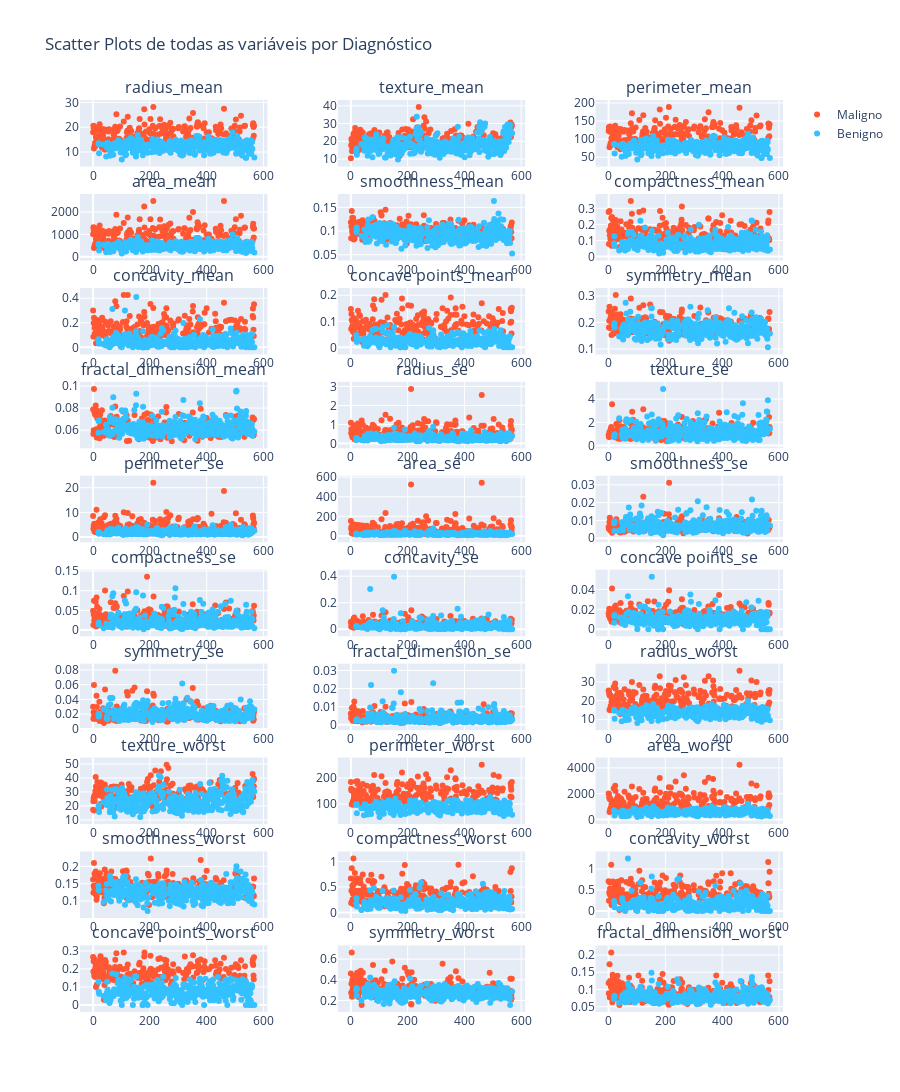

The notebook cell saved with this chart:
### Code cell
# Scatter plots em subplots para todas as variáveis
colunas_numericas = [col for col in df_dataset.select_dtypes(include=['float64', 'int64']).columns if col != 'id']
colunas_scatter = colunas_numericas

n_cols = 3
n_rows = (len(colunas_scatter) + n_cols - 1) // n_cols

fig = make_subplots(
    rows=n_rows,
    cols=n_cols,
    subplot_titles=colunas_scatter,
    vertical_spacing=0.03,    # Reduzido para caber em 15 linhas (< 0.071429)
    horizontal_spacing=0.1
)

for idx, coluna in enumerate(colunas_scatter):
    row = idx // n_cols + 1
    col = idx % n_cols + 1
    
    for diagnosis in df_dataset['diagnosis'].unique():
        df_filtrado = df_dataset[df_dataset['diagnosis'] == diagnosis]
        color = '#FF5733' if diagnosis == 'Maligno' else '#33C1FF'
        
        fig.add_trace(
            go.Scatter(
                x=df_filtrado.index,
                y=df_filtrado[coluna],
                mode='markers',
                name=diagnosis,
                marker=dict(color=color),
                showlegend=(idx == 0)
            ),
            row=row,
            col=col
        )

fig.update_layout(
    height=300 * n_rows, 
    title_text="Scatter Plots de todas as variáveis por Diagnóstico",
    showlegend=True
)
fig.show()

### Figure 1 — Plotly figure (JSON) as saved in the notebook; plotly's stock layout.template omitted (floating-point values rounded to 4 significant figures; data arrays with more than 128 entries replaced by an {"elided": "..."} marker saying what was removed)
{"data": [{"marker": {"color": "#FF5733"}, "mode": "markers", "name": "Maligno", "showlegend": true, "type": "scatter", "x": {"elided": "212 int values"}, "xaxis": "x", "y": {"elided": "212 float values"}, "yaxis": "y"}, {"marker": {"color": "#33C1FF"}, "mode": "markers", "name": "Benigno", "showlegend": true, "type": "scatter", "x": {"elided": "357 int values"}, "xaxis": "x", "y": {"elided": "357 float values"}, "yaxis": "y"}, {"marker": {"color": "#FF5733"}, "mode": "markers", "name": "Maligno", "showlegend": false, "type": "scatter", "x": {"elided": "212 int values"}, "xaxis": "x2", "y": {"elided": "212 float values"}, "yaxis": "y2"}, {"marker": {"color": "#33C1FF"}, "mode": "markers", "name": "Benigno", "showlegend": false, "type": "scatter", "x": {"elided": "357 int values"}, "xaxis": "x2", "y": {"elided": "357 float values"}, "yaxis": "y2"}, {"marker": {"color": "#FF5733"}, "mode": "markers", "name": "Maligno", "showlegend": false, "type": "scatter", "x": {"elided": "212 int values"}, "xaxis": "x3", "y": {"elided": "212 float values"}, "yaxis": "y3"}, {"marker": {"color": "#33C1FF"}, "mode": "markers", "name": "Benigno", "showlegend": false, "type": "scatter", "x": {"elided": "357 int values"}, "xaxis": "x3", "y": {"elided": "357 float values"}, "yaxis": "y3"}, {"marker": {"color": "#FF5733"}, "mode": "markers", "name": "Maligno", "showlegend": false, "type": "scatter", "x": {"elided": "212 int values"}, "xaxis": "x4", "y": {"elided": "212 float values"}, "yaxis": "y4"}, {"marker": {"color": "#33C1FF"}, "mode": "markers", "name": "Benigno", "showlegend": false, "type": "scatter", "x": {"elided": "357 int values"}, "xaxis": "x4", "y": {"elided": "357 float values"}, "yaxis": "y4"}, {"marker": {"color": "#FF5733"}, "mode": "markers", "name": "Maligno", "showlegend": false, "type": "scatter", "x": {"elided": "212 int values"}, "xaxis": "x5", "y": {"elided": "212 float values"}, "yaxis": "y5"}, {"marker": {"color": "#33C1FF"}, "mode": "markers", "name": "Benigno", "showlegend": false, "type": "scatter", "x": {"elided": "357 int values"}, "xaxis": "x5", "y": {"elided": "357 float values"}, "yaxis": "y5"}, {"marker": {"color": "#FF5733"}, "mode": "markers", "name": "Maligno", "showlegend": false, "type": "scatter", "x": {"elided": "212 int values"}, "xaxis": "x6", "y": {"elided": "212 float values"}, "yaxis": "y6"}, {"marker": {"color": "#33C1FF"}, "mode": "markers", "name": "Benigno", "showlegend": false, "type": "scatter", "x": {"elided": "357 int values"}, "xaxis": "x6", "y": {"elided": "357 float values"}, "yaxis": "y6"}, {"marker": {"color": "#FF5733"}, "mode": "markers", "name": "Maligno", "showlegend": false, "type": "scatter", "x": {"elided": "212 int values"}, "xaxis": "x7", "y": {"elided": "212 float values"}, "yaxis": "y7"}, {"marker": {"color": "#33C1FF"}, "mode": "markers", "name": "Benigno", "showlegend": false, "type": "scatter", "x": {"elided": "357 int values"}, "xaxis": "x7", "y": {"elided": "357 float values"}, "yaxis": "y7"}, {"marker": {"color": "#FF5733"}, "mode": "markers", "name": "Maligno", "showlegend": false, "type": "scatter", "x": {"elided": "212 int values"}, "xaxis": "x8", "y": {"elided": "212 float values"}, "yaxis": "y8"}, {"marker": {"color": "#33C1FF"}, "mode": "markers", "name": "Benigno", "showlegend": false, "type": "scatter", "x": {"elided": "357 int values"}, "xaxis": "x8", "y": {"elided": "357 float values"}, "yaxis": "y8"}, {"marker": {"color": "#FF5733"}, "mode": "markers", "name": "Maligno", "showlegend": false, "type": "scatter", "x": {"elided": "212 int values"}, "xaxis": "x9", "y": {"elided": "212 float values"}, "yaxis": "y9"}, {"marker": {"color": "#33C1FF"}, "mode": "markers", "name": "Benigno", "showlegend": false, "type": "scatter", "x": {"elided": "357 int values"}, "xaxis": "x9", "y": {"elided": "357 float values"}, "yaxis": "y9"}, {"marker": {"color": "#FF5733"}, "mode": "markers", "name": "Maligno", "showlegend": false, "type": "scatter", "x": {"elided": "212 int values"}, "xaxis": "x10", "y": {"elided": "212 float values"}, "yaxis": "y10"}, {"marker": {"color": "#33C1FF"}, "mode": "markers", "name": "Benigno", "showlegend": false, "type": "scatter", "x": {"elided": "357 int values"}, "xaxis": "x10", "y": {"elided": "357 float values"}, "yaxis": "y10"}, {"marker": {"color": "#FF5733"}, "mode": "markers", "name": "Maligno", "showlegend": false, "type": "scatter", "x": {"elided": "212 int values"}, "xaxis": "x11", "y": {"elided": "212 float values"}, "yaxis": "y11"}, {"marker": {"color": "#33C1FF"}, "mode": "markers", "name": "Benigno", "showlegend": false, "type": "scatter", "x": {"elided": "357 int values"}, "xaxis": "x11", "y": {"elided": "357 float values"}, "yaxis": "y11"}, {"marker": {"color": "#FF5733"}, "mode": "markers", "name": "Maligno", "showlegend": false, "type": "scatter", "x": {"elided": "212 int values"}, "xaxis": "x12", "y": {"elided": "212 float values"}, "yaxis": "y12"}, {"marker": {"color": "#33C1FF"}, "mode": "markers", "name": "Benigno", "showlegend": false, "type": "scatter", "x": {"elided": "357 int values"}, "xaxis": "x12", "y": {"elided": "357 float values"}, "yaxis": "y12"}, {"marker": {"color": "#FF5733"}, "mode": "markers", "name": "Maligno", "showlegend": false, "type": "scatter", "x": {"elided": "212 int values"}, "xaxis": "x13", "y": {"elided": "212 float values"}, "yaxis": "y13"}, {"marker": {"color": "#33C1FF"}, "mode": "markers", "name": "Benigno", "showlegend": false, "type": "scatter", "x": {"elided": "357 int values"}, "xaxis": "x13", "y": {"elided": "357 float values"}, "yaxis": "y13"}, {"marker": {"color": "#FF5733"}, "mode": "markers", "name": "Maligno", "showlegend": false, "type": "scatter", "x": {"elided": "212 int values"}, "xaxis": "x14", "y": {"elided": "212 float values"}, "yaxis": "y14"}, {"marker": {"color": "#33C1FF"}, "mode": "markers", "name": "Benigno", "showlegend": false, "type": "scatter", "x": {"elided": "357 int values"}, "xaxis": "x14", "y": {"elided": "357 float values"}, "yaxis": "y14"}, {"marker": {"color": "#FF5733"}, "mode": "markers", "name": "Maligno", "showlegend": false, "type": "scatter", "x": {"elided": "212 int values"}, "xaxis": "x15", "y": {"elided": "212 float values"}, "yaxis": "y15"}, {"marker": {"color": "#33C1FF"}, "mode": "markers", "name": "Benigno", "showlegend": false, "type": "scatter", "x": {"elided": "357 int values"}, "xaxis": "x15", "y": {"elided": "357 float values"}, "yaxis": "y15"}, {"marker": {"color": "#FF5733"}, "mode": "markers", "name": "Maligno", "showlegend": false, "type": "scatter", "x": {"elided": "212 int values"}, "xaxis": "x16", "y": {"elided": "212 float values"}, "yaxis": "y16"}, {"marker": {"color": "#33C1FF"}, "mode": "markers", "name": "Benigno", "showlegend": false, "type": "scatter", "x": {"elided": "357 int values"}, "xaxis": "x16", "y": {"elided": "357 float values"}, "yaxis": "y16"}, {"marker": {"color": "#FF5733"}, "mode": "markers", "name": "Maligno", "showlegend": false, "type": "scatter", "x": {"elided": "212 int values"}, "xaxis": "x17", "y": {"elided": "212 float values"}, "yaxis": "y17"}, {"marker": {"color": "#33C1FF"}, "mode": "markers", "name": "Benigno", "showlegend": false, "type": "scatter", "x": {"elided": "357 int values"}, "xaxis": "x17", "y": {"elided": "357 float values"}, "yaxis": "y17"}, {"marker": {"color": "#FF5733"}, "mode": "markers", "name": "Maligno", "showlegend": false, "type": "scatter", "x": {"elided": "212 int values"}, "xaxis": "x18", "y": {"elided": "212 float values"}, "yaxis": "y18"}, {"marker": {"color": "#33C1FF"}, "mode": "markers", "name": "Benigno", "showlegend": false, "type": "scatter", "x": {"elided": "357 int values"}, "xaxis": "x18", "y": {"elided": "357 float values"}, "yaxis": "y18"}, {"marker": {"color": "#FF5733"}, "mode": "markers", "name": "Maligno", "showlegend": false, "type": "scatter", "x": {"elided": "212 int values"}, "xaxis": "x19", "y": {"elided": "212 float values"}, "yaxis": "y19"}, {"marker": {"color": "#33C1FF"}, "mode": "markers", "name": "Benigno", "showlegend": false, "type": "scatter", "x": {"elided": "357 int values"}, "xaxis": "x19", "y": {"elided": "357 float values"}, "yaxis": "y19"}, {"marker": {"color": "#FF5733"}, "mode": "markers", "name": "Maligno", "showlegend": false, "type": "scatter", "x": {"elided": "212 int values"}, "xaxis": "x20", "y": {"elided": "212 float values"}, "yaxis": "y20"}, {"marker": {"color": "#33C1FF"}, "mode": "markers", "name": "Benigno", "showlegend": false, "type": "scatter", "x": {"elided": "357 int values"}, "xaxis": "x20", "y": {"elided": "357 float values"}, "yaxis": "y20"}, {"marker": {"color": "#FF5733"}, "mode": "markers", "name": "Maligno", "showlegend": false, "type": "scatter", "x": {"elided": "212 int values"}, "xaxis": "x21", "y": {"elided": "212 float values"}, "yaxis": "y21"}, {"marker": {"color": "#33C1FF"}, "mode": "markers", "name": "Benigno", "showlegend": false, "type": "scatter", "x": {"elided": "357 int values"}, "xaxis": "x21", "y": {"elided": "357 float values"}, "yaxis": "y21"}, {"marker": {"color": "#FF5733"}, "mode": "markers", "name": "Maligno", "showlegend": false, "type": "scatter", "x": {"elided": "212 int values"}, "xaxis": "x22", "y": {"elided": "212 float values"}, "yaxis": "y22"}, {"marker": {"color": "#33C1FF"}, "mode": "markers", "name": "Benigno", "showlegend": false, "type": "scatter", "x": {"elided": "357 int values"}, "xaxis": "x22", "y": {"elided": "357 float values"}, "yaxis": "y22"}, {"marker": {"color": "#FF5733"}, "mode": "markers", "name": "Maligno", "showlegend": false, "type": "scatter", "x": {"elided": "212 int values"}, "xaxis": "x23", "y": {"elided": "212 float values"}, "yaxis": "y23"}, {"marker": {"color": "#33C1FF"}, "mode": "markers", "name": "Benigno", "showlegend": false, "type": "scatter", "x": {"elided": "357 int values"}, "xaxis": "x23", "y": {"elided": "357 float values"}, "yaxis": "y23"}, {"marker": {"color": "#FF5733"}, "mode": "markers", "name": "Maligno", "showlegend": false, "type": "scatter", "x": {"elided": "212 int values"}, "xaxis": "x24", "y": {"elided": "212 float values"}, "yaxis": "y24"}, {"marker": {"color": "#33C1FF"}, "mode": "markers", "name": "Benigno", "showlegend": false, "type": "scatter", "x": {"elided": "357 int values"}, "xaxis": "x24", "y": {"elided": "357 float values"}, "yaxis": "y24"}, {"marker": {"color": "#FF5733"}, "mode": "markers", "name": "Maligno", "showlegend": false, "type": "scatter", "x": {"elided": "212 int values"}, "xaxis": "x25", "y": {"elided": "212 float values"}, "yaxis": "y25"}, {"marker": {"color": "#33C1FF"}, "mode": "markers", "name": "Benigno", "showlegend": false, "type": "scatter", "x": {"elided": "357 int values"}, "xaxis": "x25", "y": {"elided": "357 float values"}, "yaxis": "y25"}, {"marker": {"color": "#FF5733"}, "mode": "markers", "name": "Maligno", "showlegend": false, "type": "scatter", "x": {"elided": "212 int values"}, "xaxis": "x26", "y": {"elided": "212 float values"}, "yaxis": "y26"}, {"marker": {"color": "#33C1FF"}, "mode": "markers", "name": "Benigno", "showlegend": false, "type": "scatter", "x": {"elided": "357 int values"}, "xaxis": "x26", "y": {"elided": "357 float values"}, "yaxis": "y26"}, {"marker": {"color": "#FF5733"}, "mode": "markers", "name": "Maligno", "showlegend": false, "type": "scatter", "x": {"elided": "212 int values"}, "xaxis": "x27", "y": {"elided": "212 float values"}, "yaxis": "y27"}, {"marker": {"color": "#33C1FF"}, "mode": "markers", "name": "Benigno", "showlegend": false, "type": "scatter", "x": {"elided": "357 int values"}, "xaxis": "x27", "y": {"elided": "357 float values"}, "yaxis": "y27"}, {"marker": {"color": "#FF5733"}, "mode": "markers", "name": "Maligno", "showlegend": false, "type": "scatter", "x": {"elided": "212 int values"}, "xaxis": "x28", "y": {"elided": "212 float values"}, "yaxis": "y28"}, {"marker": {"color": "#33C1FF"}, "mode": "markers", "name": "Benigno", "showlegend": false, "type": "scatter", "x": {"elided": "357 int values"}, "xaxis": "x28", "y": {"elided": "357 float values"}, "yaxis": "y28"}, {"marker": {"color": "#FF5733"}, "mode": "markers", "name": "Maligno", "showlegend": false, "type": "scatter", "x": {"elided": "212 int values"}, "xaxis": "x29", "y": {"elided": "212 float values"}, "yaxis": "y29"}, {"marker": {"color": "#33C1FF"}, "mode": "markers", "name": "Benigno", "showlegend": false, "type": "scatter", "x": {"elided": "357 int values"}, "xaxis": "x29", "y": {"elided": "357 float values"}, "yaxis": "y29"}, {"marker": {"color": "#FF5733"}, "mode": "markers", "name": "Maligno", "showlegend": false, "type": "scatter", "x": {"elided": "212 int values"}, "xaxis": "x30", "y": {"elided": "212 float values"}, "yaxis": "y30"}, {"marker": {"color": "#33C1FF"}, "mode": "markers", "name": "Benigno", "showlegend": false, "type": "scatter", "x": {"elided": "357 int values"}, "xaxis": "x30", "y": {"elided": "357 float values"}, "yaxis": "y30"}], "layout": {"annotations": [{"font": {"size": 16}, "showarrow": false, "text": "radius_mean", "x": 0.1333, "xanchor": "center", "xref": "paper", "y": 1.0, "yanchor": "bottom", "yref": "paper"}, {"font": {"size": 16}, "showarrow": false, "text": "texture_mean", "x": 0.5, "xanchor": "center", "xref": "paper", "y": 1.0, "yanchor": "bottom", "yref": "paper"}, {"font": {"size": 16}, "showarrow": false, "text": "perimeter_mean", "x": 0.8667, "xanchor": "center", "xref": "paper", "y": 1.0, "yanchor": "bottom", "yref": "paper"}, {"font": {"size": 16}, "showarrow": false, "text": "area_mean", "x": 0.1333, "xanchor": "center", "xref": "paper", "y": 0.897, "yanchor": "bottom", "yref": "paper"}, {"font": {"size": 16}, "showarrow": false, "text": "smoothness_mean", "x": 0.5, "xanchor": "center", "xref": "paper", "y": 0.897, "yanchor": "bottom", "yref": "paper"}, {"font": {"size": 16}, "showarrow": false, "text": "compactness_mean", "x": 0.8667, "xanchor": "center", "xref": "paper", "y": 0.897, "yanchor": "bottom", "yref": "paper"}, {"font": {"size": 16}, "showarrow": false, "text": "concavity_mean", "x": 0.1333, "xanchor": "center", "xref": "paper", "y": 0.794, "yanchor": "bottom", "yref": "paper"}, {"font": {"size": 16}, "showarrow": false, "text": "concave points_mean", "x": 0.5, "xanchor": "center", "xref": "paper", "y": 0.794, "yanchor": "bottom", "yref": "paper"}, {"font": {"size": 16}, "showarrow": false, "text": "symmetry_mean", "x": 0.8667, "xanchor": "center", "xref": "paper", "y": 0.794, "yanchor": "bottom", "yref": "paper"}, {"font": {"size": 16}, "showarrow": false, "text": "fractal_dimension_mean", "x": 0.1333, "xanchor": "center", "xref": "paper", "y": 0.691, "yanchor": "bottom", "yref": "paper"}, {"font": {"size": 16}, "showarrow": false, "text": "radius_se", "x": 0.5, "xanchor": "center", "xref": "paper", "y": 0.691, "yanchor": "bottom", "yref": "paper"}, {"font": {"size": 16}, "showarrow": false, "text": "texture_se", "x": 0.8667, "xanchor": "center", "xref": "paper", "y": 0.691, "yanchor": "bottom", "yref": "paper"}, {"font": {"size": 16}, "showarrow": false, "text": "perimeter_se", "x": 0.1333, "xanchor": "center", "xref": "paper", "y": 0.588, "yanchor": "bottom", "yref": "paper"}, {"font": {"size": 16}, "showarrow": false, "text": "area_se", "x": 0.5, "xanchor": "center", "xref": "paper", "y": 0.588, "yanchor": "bottom", "yref": "paper"}, {"font": {"size": 16}, "showarrow": false, "text": "smoothness_se", "x": 0.8667, "xanchor": "center", "xref": "paper", "y": 0.588, "yanchor": "bottom", "yref": "paper"}, {"font": {"size": 16}, "showarrow": false, "text": "compactness_se", "x": 0.1333, "xanchor": "center", "xref": "paper", "y": 0.485, "yanchor": "bottom", "yref": "paper"}, {"font": {"size": 16}, "showarrow": false, "text": "concavity_se", "x": 0.5, "xanchor": "center", "xref": "paper", "y": 0.485, "yanchor": "bottom", "yref": "paper"}, {"font": {"size": 16}, "showarrow": false, "text": "concave points_se", "x": 0.8667, "xanchor": "center", "xref": "paper", "y": 0.485, "yanchor": "bottom", "yref": "paper"}, {"font": {"size": 16}, "showarrow": false, "text": "symmetry_se", "x": 0.1333, "xanchor": "center", "xref": "paper", "y": 0.382, "yanchor": "bottom", "yref": "paper"}, {"font": {"size": 16}, "showarrow": false, "text": "fractal_dimension_se", "x": 0.5, "xanchor": "center", "xref": "paper", "y": 0.382, "yanchor": "bottom", "yref": "paper"}, {"font": {"size": 16}, "showarrow": false, "text": "radius_worst", "x": 0.8667, "xanchor": "center", "xref": "paper", "y": 0.382, "yanchor": "bottom", "yref": "paper"}, {"font": {"size": 16}, "showarrow": false, "text": "texture_worst", "x": 0.1333, "xanchor": "center", "xref": "paper", "y": 0.279, "yanchor": "bottom", "yref": "paper"}, {"font": {"size": 16}, "showarrow": false, "text": "perimeter_worst", "x": 0.5, "xanchor": "center", "xref": "paper", "y": 0.279, "yanchor": "bottom", "yref": "paper"}, {"font": {"size": 16}, "showarrow": false, "text": "area_worst", "x": 0.8667, "xanchor": "center", "xref": "paper", "y": 0.279, "yanchor": "bottom", "yref": "paper"}, {"font": {"size": 16}, "showarrow": false, "text": "smoothness_worst", "x": 0.1333, "xanchor": "center", "xref": "paper", "y": 0.176, "yanchor": "bottom", "yref": "paper"}, {"font": {"size": 16}, "showarrow": false, "text": "compactness_worst", "x": 0.5, "xanchor": "center", "xref": "paper", "y": 0.176, "yanchor": "bottom", "yref": "paper"}, {"font": {"size": 16}, "showarrow": false, "text": "concavity_worst", "x": 0.8667, "xanchor": "center", "xref": "paper", "y": 0.176, "yanchor": "bottom", "yref": "paper"}, {"font": {"size": 16}, "showarrow": false, "text": "concave points_worst", "x": 0.1333, "xanchor": "center", "xref": "paper", "y": 0.073, "yanchor": "bottom", "yref": "paper"}, {"font": {"size": 16}, "showarrow": false, "text": "symmetry_worst", "x": 0.5, "xanchor": "center", "xref": "paper", "y": 0.073, "yanchor": "bottom", "yref": "paper"}, {"font": {"size": 16}, "showarrow": false, "text": "fractal_dimension_worst", "x": 0.8667, "xanchor": "center", "xref": "paper", "y": 0.073, "yanchor": "bottom", "yref": "paper"}], "height": 3000, "showlegend": true, "title": {"text": "Scatter Plots de todas as variáveis por Diagnóstico"}, "xaxis": {"anchor": "y", "domain": [0, 0.2667]}, "xaxis10": {"anchor": "y10", "domain": [0, 0.2667]}, "xaxis11": {"anchor": "y11", "domain": [0.3667, 0.6333]}, "xaxis12": {"anchor": "y12", "domain": [0.7333, 1]}, "xaxis13": {"anchor": "y13", "domain": [0, 0.2667]}, "xaxis14": {"anchor": "y14", "domain": [0.3667, 0.6333]}, "xaxis15": {"anchor": "y15", "domain": [0.7333, 1]}, "xaxis16": {"anchor": "y16", "domain": [0, 0.2667]}, "xaxis17": {"anchor": "y17", "domain": [0.3667, 0.6333]}, "xaxis18": {"anchor": "y18", "domain": [0.7333, 1]}, "xaxis19": {"anchor": "y19", "domain": [0, 0.2667]}, "xaxis2": {"anchor": "y2", "domain": [0.3667, 0.6333]}, "xaxis20": {"anchor": "y20", "domain": [0.3667, 0.6333]}, "xaxis21": {"anchor": "y21", "domain": [0.7333, 1]}, "xaxis22": {"anchor": "y22", "domain": [0, 0.2667]}, "xaxis23": {"anchor": "y23", "domain": [0.3667, 0.6333]}, "xaxis24": {"anchor": "y24", "domain": [0.7333, 1]}, "xaxis25": {"anchor": "y25", "domain": [0, 0.2667]}, "xaxis26": {"anchor": "y26", "domain": [0.3667, 0.6333]}, "xaxis27": {"anchor": "y27", "domain": [0.7333, 1]}, "xaxis28": {"anchor": "y28", "domain": [0, 0.2667]}, "xaxis29": {"anchor": "y29", "domain": [0.3667, 0.6333]}, "xaxis3": {"anchor": "y3", "domain": [0.7333, 1]}, "xaxis30": {"anchor": "y30", "domain": [0.7333, 1]}, "xaxis4": {"anchor": "y4", "domain": [0, 0.2667]}, "xaxis5": {"anchor": "y5", "domain": [0.3667, 0.6333]}, "xaxis6": {"anchor": "y6", "domain": [0.7333, 1]}, "xaxis7": {"anchor": "y7", "domain": [0, 0.2667]}, "xaxis8": {"anchor": "y8", "domain": [0.3667, 0.6333]}, "xaxis9": {"anchor": "y9", "domain": [0.7333, 1]}, "yaxis": {"anchor": "x", "domain": [0.927, 1.0]}, "yaxis10": {"anchor": "x10", "domain": [0.618, 0.691]}, "yaxis11": {"anchor": "x11", "domain": [0.618, 0.691]}, "yaxis12": {"anchor": "x12", "domain": [0.618, 0.691]}, "yaxis13": {"anchor": "x13", "domain": [0.515, 0.588]}, "yaxis14": {"anchor": "x14", "domain": [0.515, 0.588]}, "yaxis15": {"anchor": "x15", "domain": [0.515, 0.588]}, "yaxis16": {"anchor": "x16", "domain": [0.412, 0.485]}, "yaxis17": {"anchor": "x17", "domain": [0.412, 0.485]}, "yaxis18": {"anchor": "x18", "domain": [0.412, 0.485]}, "yaxis19": {"anchor": "x19", "domain": [0.309, 0.382]}, "yaxis2": {"anchor": "x2", "domain": [0.927, 1.0]}, "yaxis20": {"anchor": "x20", "domain": [0.309, 0.382]}, "yaxis21": {"anchor": "x21", "domain": [0.309, 0.382]}, "yaxis22": {"anchor": "x22", "domain": [0.206, 0.279]}, "yaxis23": {"anchor": "x23", "domain": [0.206, 0.279]}, "yaxis24": {"anchor": "x24", "domain": [0.206, 0.279]}, "yaxis25": {"anchor": "x25", "domain": [0.103, 0.176]}, "yaxis26": {"anchor": "x26", "domain": [0.103, 0.176]}, "yaxis27": {"anchor": "x27", "domain": [0.103, 0.176]}, "yaxis28": {"anchor": "x28", "domain": [0, 0.073]}, "yaxis29": {"anchor": "x29", "domain": [0, 0.073]}, "yaxis3": {"anchor": "x3", "domain": [0.927, 1.0]}, "yaxis30": {"anchor": "x30", "domain": [0, 0.073]}, "yaxis4": {"anchor": "x4", "domain": [0.824, 0.897]}, "yaxis5": {"anchor": "x5", "domain": [0.824, 0.897]}, "yaxis6": {"anchor": "x6", "domain": [0.824, 0.897]}, "yaxis7": {"anchor": "x7", "domain": [0.721, 0.794]}, "yaxis8": {"anchor": "x8", "domain": [0.721, 0.794]}, "yaxis9": {"anchor": "x9", "domain": [0.721, 0.794]}}}
